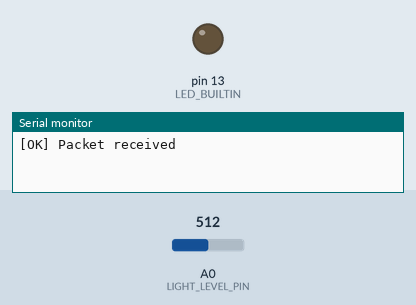
Recording of a sketch running on a simulated Arduino Uno, built with avr-gcc and run on an emulated ATmega328P. On the bench: output pins drawn as LEDs (lit = HIGH), the last lines printed to the serial monitor. The test bench sets the inputs (shaded band); at power-on: A0 (LIGHT_LEVEL_PIN) = 512. No radio packets arrive unless stated.

Above: at 2.2 s.
2.3 s: A0 (LIGHT_LEVEL_PIN) set to 56
3.8 s: A0 (LIGHT_LEVEL_PIN) set to 45
At 4.8 s:
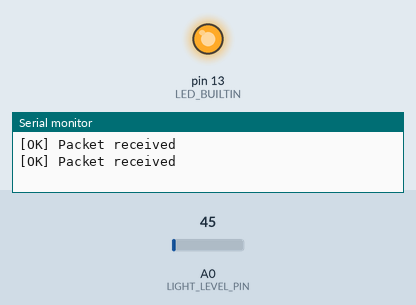
5.3 s: A0 (LIGHT_LEVEL_PIN) set to 122
At 5.9 s:
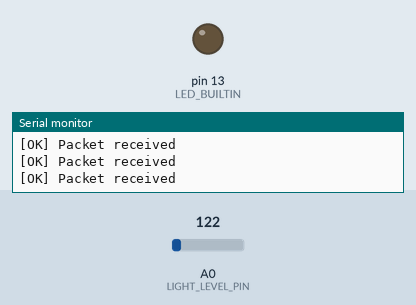
6.8 s: A0 (LIGHT_LEVEL_PIN) set to 40
At 7.1 s:
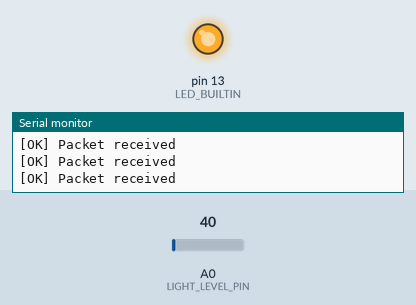
Timing chart, 0 to 9.3 s (numbered marks = the images above; inputs shaded):
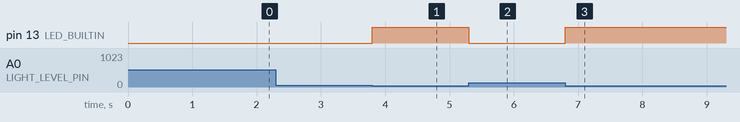

Measured:
- the behaviour switches between 51 and 50 on A0 (LIGHT_LEVEL_PIN) (found by bisection; images 0 and 1)
- after the input at 2.3 s, every drawn part: stays the same
- after the input at 3.8 s, pin 13 (LED_BUILTIN): LOW → HIGH at once
- after the input at 5.3 s, pin 13 (LED_BUILTIN): HIGH → LOW at once
- after the input at 6.8 s, pin 13 (LED_BUILTIN): LOW → HIGH at once

The sketch:

V2.ino
```cpp
#include <SPI.h>
#include <nRF24L01.h>
#include <RF24.h>

// Photoresistor pins
#define LIGHT_LEVEL_PIN A0
// NRF pins
#define CE_PIN 9
#define CSN_PIN 8

RF24 radio(CE_PIN, CSN_PIN);  // CE, CSN pins

const int brightnessThreshold = 50;        // 0 - 1023 brightness threshold
const int packetSendDelay = 60 * 1000;        // 60 seconds delay between packets

const byte address[5] = {'a', 'b', 'c', 'd', 'e'};  // Matching address for the receiver
const byte channel = 76;                             // Specific frequency channel

String stringData;
String lastStringData;
unsigned int packetCheckNoReceived = 0;
unsigned int differentLightSignalNoReceived = 0;
unsigned long lastPacketTime = 0;
bool received;

void setup() {
  Serial.begin(9600);
  while (!Serial) { /* wait for serial */ }
  delay(1000); // Wait for the module to initialize

  pinMode(LED_BUILTIN, OUTPUT);
  pinMode(LIGHT_LEVEL_PIN, INPUT);
  pinMode(LIGHT_LEVEL_PIN, INPUT_PULLUP);

  radio.begin();
  radio.openWritingPipe(address);
  radio.setPALevel(RF24_PA_HIGH);
  radio.setChannel(channel);
  radio.setDataRate(RF24_1MBPS);
  radio.setPayloadSize(6);  // Fits "beep" or "fine" with null terminator
  radio.setRetries(2, 3);
  radio.stopListening();
}

void loop() {
  int lightLevel = analogRead(LIGHT_LEVEL_PIN);

  // Determine status based on brightness (the brightness is now inverted)
  if (lightLevel <= brightnessThreshold) {
    stringData = "beep";  // "beep" indicates a problem - fire alarm on
    digitalWrite(LED_BUILTIN, HIGH);
  } else {
    stringData = "fine";  // "fine" indicates all is good - fire alarm off
    digitalWrite(LED_BUILTIN, LOW);
  }

  bool packetCheck = millis() - lastPacketTime > packetSendDelay;
  bool differentLightSignal = (lastStringData != stringData);

  // Send packet if it's time or if the signal changed
  if (packetCheck || differentLightSignal) {
    const char* dataToSend = stringData.c_str();
    // Send including the null terminator for safety
    received = radio.write(dataToSend, strlen(dataToSend) + 1);

    lastPacketTime = millis();

    if (received) {
      Serial.println("[OK] Packet received");
      packetCheckNoReceived = 0;
      differentLightSignalNoReceived = 0;
    } else {
      Serial.println("[ALERT] Packet not received");
      if (packetCheck) packetCheckNoReceived++;
      if (differentLightSignal) differentLightSignalNoReceived++;
    }

    if (packetCheckNoReceived >= 3)
      Serial.println("[MAJOR ALERT] Packet has not been received for 3 times (3 mins).");

    if (differentLightSignalNoReceived >= 3)
      Serial.println("[MAJOR ALERT] Packet has not been received for 3 times with changing light signals!");
  }

  lastStringData = stringData;
}
```
